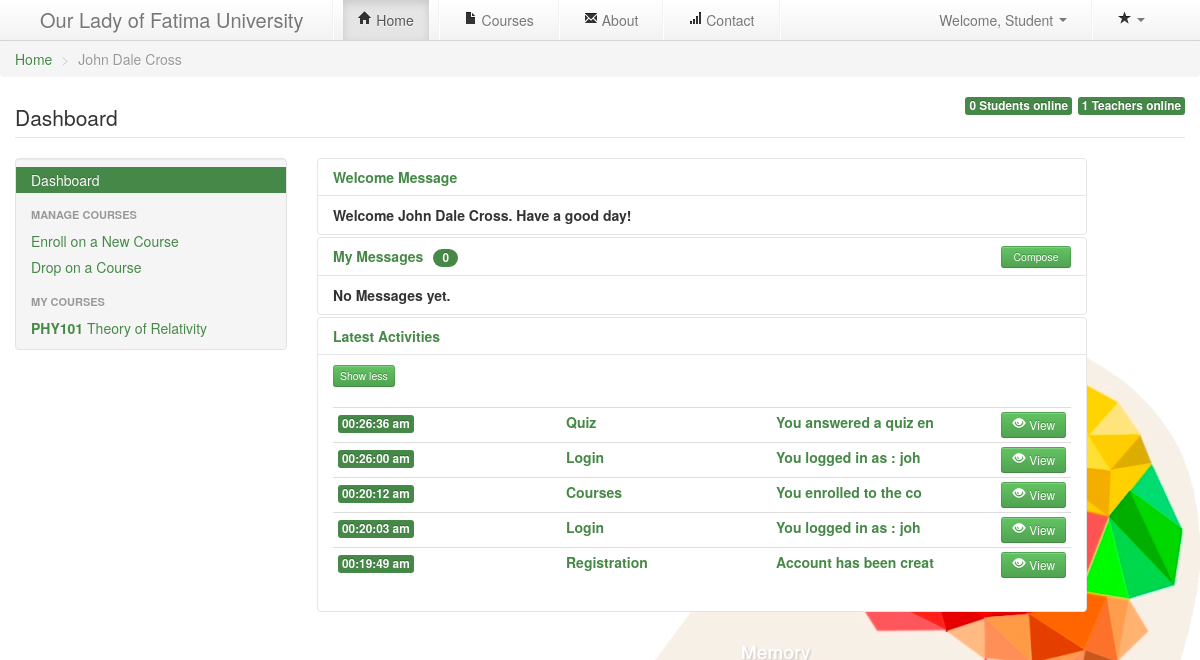
Screenshot of /profile.php?&v=a& (signed in) with the database file from the repository.
### tables this page shows
CREATE TABLE `uoc_members` (
  `id` int(11) NOT NULL AUTO_INCREMENT,
  `fname` text NOT NULL,
  `lname` text NOT NULL,
  `eml` varchar(36) NOT NULL,
  `uname` varchar(36) NOT NULL,
  `pass` varchar(36) NOT NULL,
  `jdate` timestamp NOT NULL DEFAULT CURRENT_TIMESTAMP ON UPDATE CURRENT_TIMESTAMP,
  `utype` int(1) NOT NULL,
  `regid` varchar(13) NOT NULL,
  PRIMARY KEY (`id`)
);

CREATE TABLE `uoc_enrollment` (
  `id` int(11) NOT NULL AUTO_INCREMENT,
  `courseid` int(11) NOT NULL,
  `studid` int(11) NOT NULL,
  `enrolldate` timestamp NOT NULL DEFAULT CURRENT_TIMESTAMP,
  PRIMARY KEY (`id`)
);

CREATE TABLE `uoc_courses` (
  `id` int(11) NOT NULL AUTO_INCREMENT,
  `ctitle` text NOT NULL,
  `ccode` varchar(8) NOT NULL,
  `cvis` int(11) NOT NULL,
  `cdate` timestamp NOT NULL DEFAULT CURRENT_TIMESTAMP,
  `passkey` varchar(8) NOT NULL,
  `ccreator` int(11) NOT NULL,
  `cdesc` text NOT NULL,
  PRIMARY KEY (`id`)
);

CREATE TABLE `uoc_activity` (
  `id` int(11) NOT NULL AUTO_INCREMENT,
  `type` text NOT NULL,
  `desc` text NOT NULL,
  `ts` timestamp NOT NULL DEFAULT CURRENT_TIMESTAMP ON UPDATE CURRENT_TIMESTAMP,
  `uid` int(11) NOT NULL,
  PRIMARY KEY (`id`)
);

### conf/setup.php (called while the page is built, shortened)
<?php
$home = "index.php";
$courses = "courses.php";
$about = "about.php";
$contact = "contact.php";
?>

### cont/getTool.php (called while the page is built, shortened)
<?php
include_once "./mod/user.php";
$id = $_SESSION['uid'];
$user = new user();
					$data = mysql_fetch_array($user->check_byId($id));
					$fname = $data['fname'];
					$lname = $data['lname'];
?>

### conf/config.php (called while the page is built, shortened)
<?php
$dbase = "uoc";
?>

### conf/database.php (called while the page is built, shortened)
<?php
	function connect($sql){
	include 'config.php';
	$db = mysql_connect($host,$user,$password) or die(mysql_error());
	$result = mysql_query($sql,$db);
	return $result;
	}
?>

### mod/user.php (called while the page is built, shortened)
<?php
if(file_exists('conf/database.php')){
	include_once 'conf/database.php';
}else{
include_once "../conf/database.php";
}
class user{
	function check_byId($id){
		$qry = "SELECT * from `uoc_members` where `id` = '$id'";
		$rslt = connect($qry);
		return $rslt;
		}
	function get_allactivity($uid){
		$qry = "SELECT * from `uoc_activity` WHERE `uid`='$uid' ORDER BY `ts` desc";
		$rslt = connect($qry);
		return $rslt;
		}
	}
?>

### mod/course.php (called while the page is built, shortened)
<?php
if(file_exists('conf/database.php')){
	include_once 'conf/database.php';
}else{
include_once "../conf/database.php";
}
class course{
	function find_coursebystudent($studid){
		$qry = "SELECT * FROM `uoc_enrollment` INNER JOIN `uoc_courses` on `uoc_enrollment`.`courseid`=`uoc_courses`.`id` where `studid` like '$studid' ";
		$rslt = connect($qry);
		return $rslt;
		}
	}
?>

### mod/messages.php (called while the page is built, shortened)
<?php
if(file_exists('conf/database.php')){
	include_once 'conf/database.php';
}else{
include_once "../conf/database.php";
}
class messages{
	function get_welcome(){
		$qry = "SELECT * FROM `uoc_welcome` ";
		$rslt = connect($qry);
		return $rslt;
		}
	}
?>

### cont/getActivities.php (the view)
<?php
	  require_once "mod/user.php";
		$users1 = new user();
		if(isset($_GET['v']) && $_GET['v']=='a' ){
		$ruser = $users1->get_allactivity($_SESSION['uid']);
		}else{
		$ruser = $users1->get_activity($_SESSION['uid']);
		}
		$rucount = mysql_num_rows($ruser);
		if($rucount>0){
		echo '<table class="table table-condensed" style="width:100%;margin-top:20px;">';
		WHILE($duser = mysql_fetch_array($ruser)):
			$atitle = substr($duser['desc'], 0, 22);
			$atype = substr($duser['type'], 0, 25);
			$date = new DateTime($duser['ts']);
			$odate = date_format( $date,"H:i:s a");
			$odate2 = date_format( $date,"F j, Y");
			echo '<tr>
					<td><span class="label label-success  text-center " data-toggle="tooltip" title="'.$odate2.'">'.$odate.'</span></td>
					<td width=200px><span class="text-success "><strong>'.$atype.'</strong></span></td>
					<td width=200px><span class="text-success "><strong>'.$atitle.'</strong></span></td>
					<td width=80px><button class="btn btn-success btn-small pull-right" href="#viewactivity'.$duser['id'].'" data-toggle="modal"><i class="icon-eye-open icon-white"></i> View</button></td>
				</tr>
<div id="viewactivity'.$duser['id'].'" class="modal fade hide" tabindex="-1" role="dialog" aria-labelledby="myModalLabel1" >
						<div class="modal-header">
							<h5 id="myModalLabel1">'.$duser['type'].'</h5>
						</div>
						  <div class="modal-body">
						  <h4><span class="badge badge-success" data-toggle="tooltip" title="'.$odate2.'"><i class="icon-calendar icon-white"></i>'.$odate.'</span></h4><br/>'.$duser["desc"].'
						  <br/>
						  </div>
						  <div class="modal-footer">
							<button class="btn" data-dismiss="modal" aria-hidden="true">Close</button>
						  </div>
					</div>';
		ENDWHILE;
		echo '</table>
		';
		}else{
		echo '<strong >No Activites yet.</strong> ';
		}
?>

### profile.php (shortened to what this page needs)
<?php
	if(isset($_SESSION["uid"])){
		$type = $_SESSION["type"];
		if($type===1){ $type="Administrator";}
		else if($type===2){ $type="Teacher";}
		else{ $type="Student";}
		include "cont/getTool.php";
		include_once "conf/setup.php";
	}else{
		header( "Location: index.php" ) ;
	}
?>
<!DOCTYPE html>
<html>
  <head>
    <link href="css/bootstrap.css" rel="stylesheet" media="screen">
    <link href="css/bootstrap-responsive.css" rel="stylesheet" media="screen">
  </head>
  <body>
	<div class="navbar navbar-static-top">
		<div class="navbar-inner">
			<div class="container-fluid">
				<a class="brand" href="index.php" name="top">Our Lady of Fatima University</a>
				<div class="nav-collapse collapse">
					<ul class="nav">
						<li class="divider-vertical"></li>
						<li class="active"><a href="<?php echo $home;?>"><i class="icon-home"></i> Home</a></li>
						<li class="divider-vertical"></li>
						<li ><a href="<?php echo $courses;?>"><i class="icon-file"></i> Courses</a></li>
						<li class="divider-vertical"></li>
						<li><a href="<?php echo $about;?>"><i class="icon-envelope"></i> About</a></li>
						<li class="divider-vertical"></li>
						<li><a href="<?php echo $contact;?>"><i class="icon-signal"></i> Contact</a></li>
						<li class="divider-vertical"></li>
					</ul>
					<ul class="nav pull-right">
						<li class="divider-vertical"></li>
						<li class="dropdown">
							<a href="#"
								  class="dropdown-toggle"
								  data-toggle="dropdown">
								  <i class="icon-star"></i>
								  <b class="caret"></b>
							</a>
						</li>
						</ul>
						<ul class="nav pull-right">
                    <li class="dropdown"><a href="#" class="dropdown-toggle" data-toggle="dropdown">Welcome, <?php echo $type;?> <b class="caret"></b></a>
                    </li>
						</ul>
				</div>
			</div>
		</div>
	</div>
<ul class="breadcrumb">
  <li><a href="index.php">Home</a> <span class="divider">></span></li>
  <li class="active"><?php echo ucfirst($fname)." ".ucfirst($lname);?></li>
</ul>
<div class="container">
	<legend>Dashboard
	<?php
		include_once "cont/getOnlineUsers.php";
	?>
	</legend>
	<div class="row">
	<div id="" class="span3 well" style="max-width: 340px; padding: 8px 0;">
	<?php include "cont/getDash.php"; ?>
	</div>
<div class="span8">
     <div class="accordion" id="accordion2">
            <div class="accordion-group">
              <div class="accordion-heading">
                <a class="accordion-toggle" data-toggle="collapse" data-parent="#accordion2" href="#collapseOne">
                  <strong>Welcome Message</strong>
                </a>
              </div>
              <div id="collapseOne" class="accordion-body collapse" style="height: 0px; ">
                <div class="accordion-inner">
                  <?php include 'cont/getWelcome.php';?>
                </div>
              </div>
            </div>
            <div class="accordion-group">
              <div class="accordion-heading">
                <a class="accordion-toggle" data-toggle="collapse" data-parent="#accordion2" href="#collapseTwo">
                 <strong>My Messages</strong><span class="nummsg badge badge-success" style="margin-left:10px" ></span>
				<button class="btn btn-success btn-mini pull-right span1" href="#composemessage" data-toggle="modal" >Compose</button>
                </a>
              </div>
              <div id="collapseTwo" class="accordion-body collapse">
                <div class="accordion-inner">
                  <?php include 'cont/getMessages.php';?>
                </div>
              </div>
            </div>
            <div class="accordion-group">
              <div class="accordion-heading">
                <a class="accordion-toggle" data-toggle="collapse" data-parent="#accordion3" href="#collapseThree"> <strong >Latest Activities</strong></a>
              </div>
              <div id="collapseThree" class="accordion-body collapse">
                <div class="accordion-inner">
					<?php if(!isset($_GET['v']))
					echo '<a class="btn btn-success btn-mini pull-rigt" href="profile.php?&v=a&">View all</a>		';
						else
					echo '<a class="btn btn-success btn-mini pull-rigt" href="profile.php">Show less</a>		';
						?>
                  <?php include 'cont/getActivities.php';?>
                </div>
              </div>
            </div>
										<?php
										require_once "mod/user.php";
										?>
            </div>
          </div>
    </div>
</div>
</body>
</html>

### cont/getDash.php (shortened to what this page needs)
<?php
if($type=="Student"){
	echo '<ul class="nav nav-list">
	  <li class="active"><a href="#">Dashboard</a></li>
	  <li class="nav-header">Manage Courses</li>
	  <li><a id="enrollCourse" href="#enrollCourseModal" role="button" data-toggle="modal">Enroll on a New Course</a></li>
	  <li><a id="dropCourse" href="#dropCourseModal" role="button" data-toggle="modal">Drop on a Course</a></li>
	  <li class="nav-header">My Courses</li>
	  ';
	  require_once "mod/course.php";
		$course = new course();
		$represult = $course->find_coursebystudent($_SESSION['uid']);
		if(mysql_num_rows($represult)>0){
		WHILE($data = mysql_fetch_array($represult)):
			echo '<li><a href="courses.php?c='.$data['id'].'&"><strong>'.$data['ccode'].'</strong> '.$data['ctitle'].'</a></li>';
		ENDWHILE;
	  }else{
			echo '<li><a href="courses.php"><strong>No Courses Enrolled.</a></li>';
	  }
echo '</ul>';
}
?>

### cont/getWelcome.php (shortened to what this page needs)
<?php
	  require_once "mod/messages.php";
		$message = new messages();
		$rmessage = $message->get_welcome();
		$fAcount = mysql_num_rows($rmessage);
		if($fAcount>0){
		WHILE($dmessage = mysql_fetch_array($rmessage)):
			echo '<strong>'.$dmessage['text'].'</strong>';
		ENDWHILE;
		if($type=="Administrator"){
		echo '<div id="editmessage" class="modal fade hide" tabindex="-1" role="dialog" aria-labelledby="myModalLabel1" >
						<div class="modal-header">
							<h5 id="myModalLabel1">Edit Welcome Message</h5>
						</div>
						  <div class="modal-body">
							    <div class="control-group">
								  <label class="control-label" for="adesc">Message</label>
									<div class="controls">
										<textarea rows="3" id="wmsg" name="wmsg" class="input-xlarge" required="required" style="width:90%;">'.$dmessage['text'].'</textarea>
									</div>
								</div>
						  </div>
						  <div class="modal-footer">
							<button class="btn btn-success btnsend1" data-dismiss="modal" aria-hidden="true">Save</button>
						  </div>
					</div>';
					}
		}else{
			echo "<strong>Welcome ".ucfirst($fname)." ".ucfirst($lname).". Have a good day!</strong>";
		}
?>

### profile.php (style rules this page uses)
body { background:#ffffff url('img/bg.jpg') no-repeat fixed 100% 100%; }
.accordion-group { background-color:#fff; }

### rows the page displays
uoc_members: fname "John", lname "Dale Cross"
uoc_enrollment: uoc_courses.ccode "PHY101", uoc_courses.ctitle "Theory of Relativity"
uoc_activity: ts "00:26:36 am", type "Quiz", desc "You answered a quiz en"
uoc_activity: ts "00:26:00 am", type "Login", desc "You logged in as : joh"
uoc_activity: ts "00:20:12 am", type "Courses", desc "You enrolled to the co"
uoc_activity: ts "00:20:03 am", type "Login", desc "You logged in as : joh"
uoc_activity: ts "00:19:49 am", type "Registration", desc "Account has been creat"

### other values shown
$type "Student"
$online_counter_teach "1"
$online_counter_stud "0"
